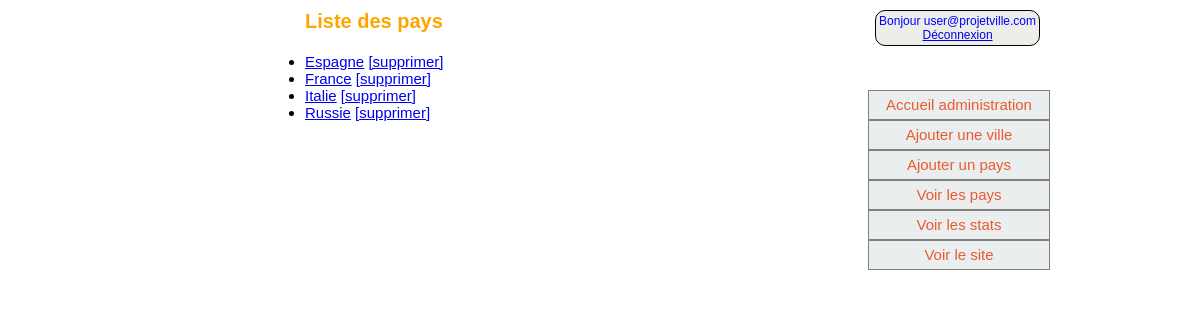
/admin/pays.php (signed in), run on an earlier commit of the app's database.
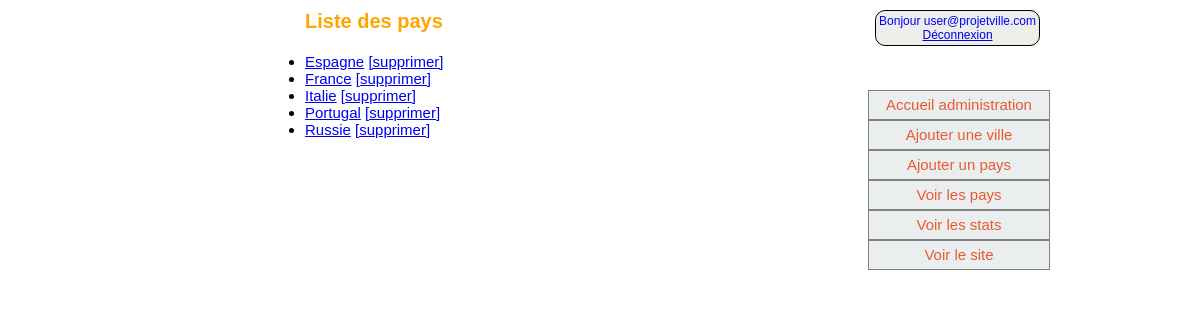
And on a later commit of the database.
### tables this page shows
CREATE TABLE IF NOT EXISTS `pays` (
  `pays_id` int(11) NOT NULL AUTO_INCREMENT,
  `pays_nom` varchar(255) NOT NULL,
  PRIMARY KEY (`pays_id`)
);

### admin/pays.php (the view, shortened to what this page needs)
<?php require_once ('../include/inc_connexion.php'); ?>
<html lang="fr">
<head>
<link rel="stylesheet" href="../css/style.css" media="screen" />
</head>
<body>
<div id="wrapper">
<?php
if(isset ($_GET['suppr']))
{
$pays_id = $_GET['suppr'];
$reponse = $bdd -> prepare('DELETE FROM pays WHERE pays_id=?');
$reponse -> execute (array($pays_id));
	if ($reponse == true)
	{
	echo 'Le pays a bien été supprimé.';
	}
	else
	{
	echo 'La suppression a échouée.';
	}
}
else
{
$rep = $bdd -> query ('
SELECT p.pays_id, p.pays_nom
FROM pays p
INNER JOIN villes v
ON p.pays_id = v.pays_id
GROUP BY pays_nom
ORDER BY pays_nom');
?>
<div id="titre_admin">
<h1>Liste des pays</h1>
</div>
<section>
<?php
while ($row = $rep -> fetch())
{
$pays_nom = $row ['pays_nom'];
$pays_id = $row ['pays_id'];
?>
<ul>
<li><a href="pays.php?key=<?php echo $pays_id; ?>"><?php
echo $pays_nom;
?></a>&nbsp;<a href="pays.php?suppr=<?php echo $pays_id; ?>">[supprimer]</a>
</li>
</ul>
<?php
}
}
?>
</section>
<menu>
<?php require_once ('inc_menu_admin.php'); ?>
</menu>
</div>
</body>
</html>

What changed in the data, as far as the page shows it:
added pays: pays_nom "Portugal"
